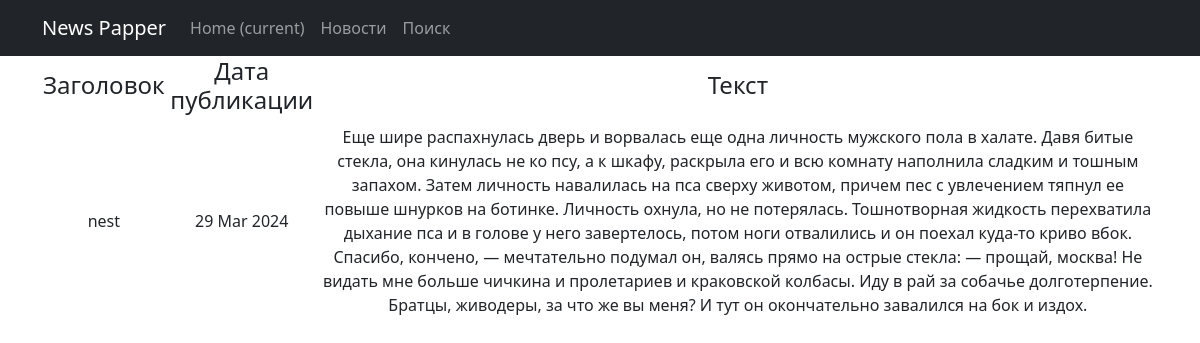
The page /news/21 on the database its author committed.
### news/models.py (models this page shows, shortened)
class Post(models.Model):
    author = models.ForeignKey(Author, on_delete=models.CASCADE)
    News = 'NW'
    Article = 'AR'
    CHOISE_CATEGORY = [
        (News, 'Новость'),
        (Article, 'Статья')
    ]
    categoryType = models.CharField(max_length=2, choices=CHOISE_CATEGORY, default=News)
    dateCreation = models.DateTimeField(auto_now_add=True)
    postCategory = models.ManyToManyField(Category, through='PostCategory')
    title = models.CharField(max_length=128)
    text = models.TextField()
    rating = models.SmallIntegerField(default=0)

### news/views.py (the view)
# urls.py: path('<int:pk>', PostDetail.as_view(), name='post_detail'),
class PostDetail(DetailView):
    model = Post
    template_name = 'news.html'
    context_object_name = 'news'
    def get_object(self, *args, **kwargs):
        obj = cache.get(f'Post-{self.kwargs["pk"]}', None)
        print(f'before if {obj}')
        if not obj:
            obj = super().get_object(queryset=self.queryset)
            cache.set(f'Post-{self.kwargs["pk"]}', obj)
            print(f'after if {obj.title}')
            return obj

### news/templatetags/custom_filters.py (called while the page is built)
@register.filter()
def censor(text):
    text = str(text)
    _dict = ["новость", "заглавие", "профессор"]
    for word in _dict:
        w = word.lower()
        text = text.replace(w, w[0]+'*'*(len(w)-1))
        text = text.replace(w.title(), w.title()[0]+'*'*(len(w)-1))
    return text

### templates/news.html (shortened to what this page needs)
{% extends 'flatpages/default.html' %}
{% load custom_filters %}
{% block content %}
        <table>
            <tr>
                <td><h4>Заголовок</h4></td>
                <td><h4>Дата публикации</h4></td>
                <td><h4>Текст</h4></td>
            </tr>
            <tr>
                <td>{{ news.title|censor }}</td>
                <td>{{ news.dateCreation|date:'d M Y' }}</td>
                <td>{{ news.text|censor }}</td>
            </tr>
        </table>
{% endblock content %}

### rows shown on the page
Post: title|censor "nest", dateCreation "29 Mar 2024", text|censor "Еще шире распахнулась дверь и ворвалась еще одна личность мужского пола в халате. Давя битые стекла, она кинулась не ко псу, а к шкафу, раскрыла его и всю комнату наполнила сладким и тошным запахом. Затем личность навалилась на пса сверху животом, причем пес с увлечением тяпнул ее повыше шнурков на ботинке. Личность охнула, но не потерялась. Тошнотворная жидкость перехватила дыхание пса и в голове у него завертелось, потом ноги отвалились и он поехал куда-то криво вбок. Спасибо, кончено, — мечтательно подумал он, валясь прямо на острые стекла: — прощай, москва! Не видать мне больше чичкина и пролетариев и краковской колбасы. Иду в рай за собачье долготерпение. Братцы, живодеры, за что же вы…"
